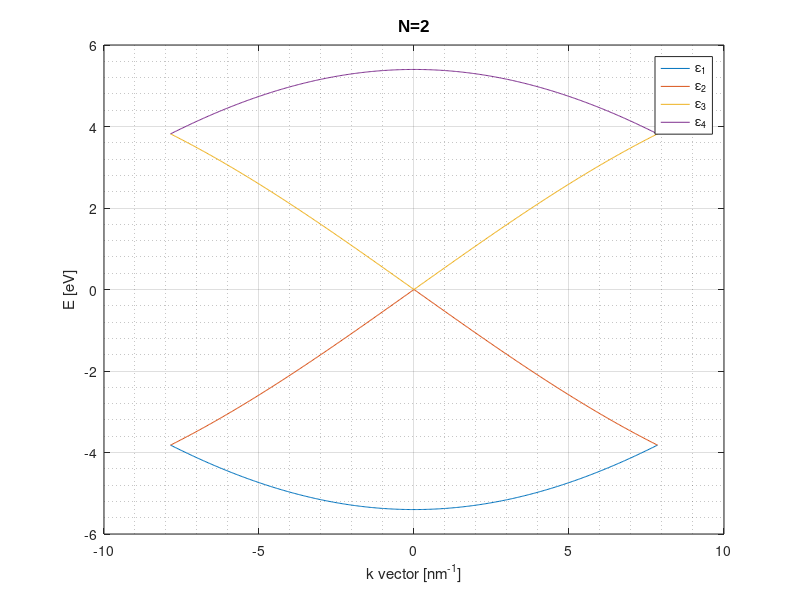
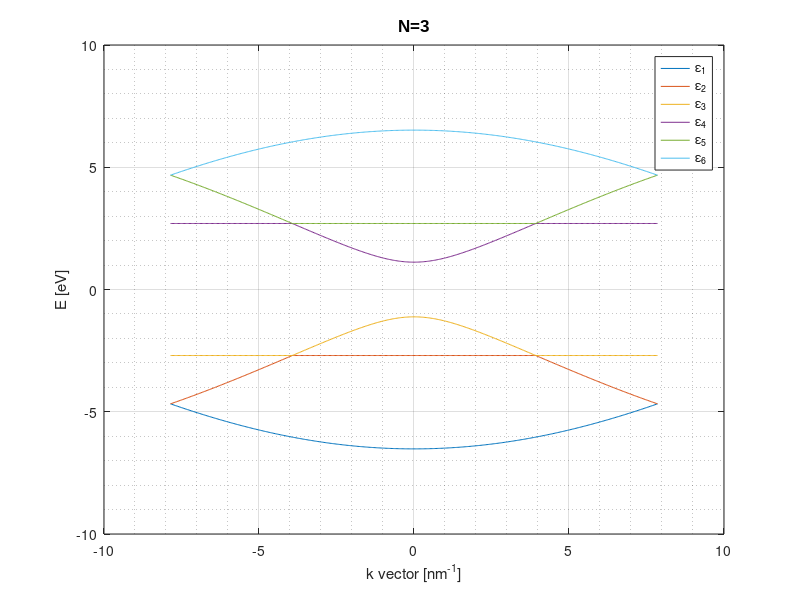
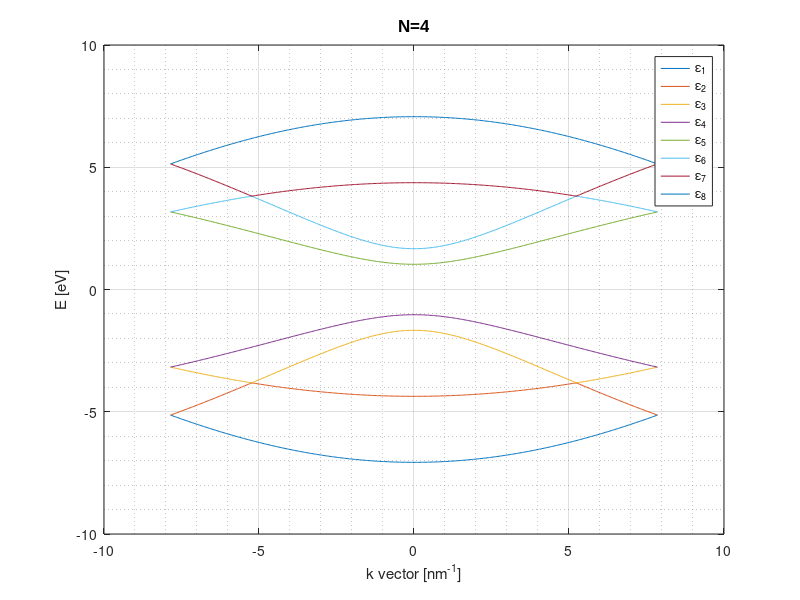
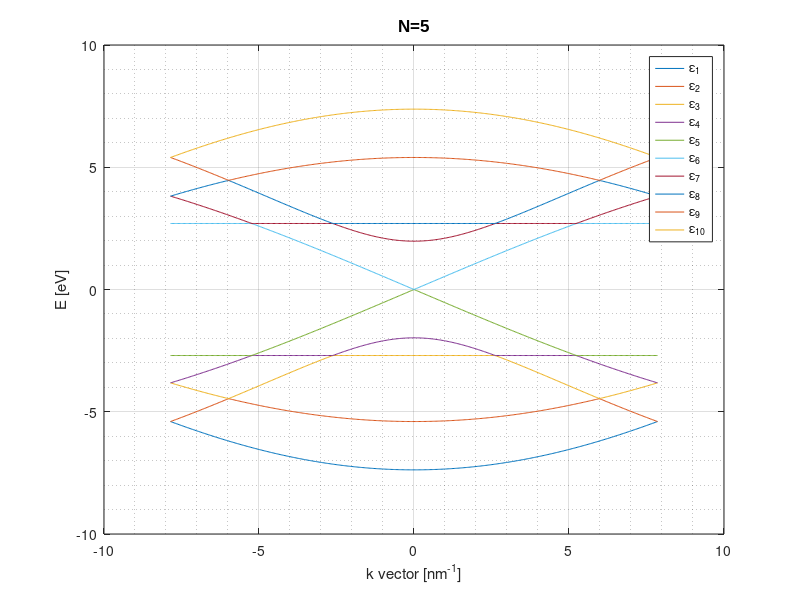

Source code (MATLAB) for these figures, in order: (Note: a time limit stopped this script after it produced the figures.)
clear all;
close all;
clc;

%%%%%%%% First question using N = 7 at maximum %%%%%%%%%

% Declaratio of the parameters of the simulation
gamma=-2.7; 
a=0.4;
nb=200;
N=7;

for N=2:N
    
    % Declaration of each Hamiltonian Matrix
    H=zeros(2*N,2*N);
    l=0;
    
    % Creation of the Hamiltonian Matrix called H
    for k=-pi/a:pi/a/nb:pi/a
        % We first initialized the matrix position corresponding to non
        % null value for the hamiltonian
        for i=1:4:2*N
            i1=i;
            H(i1,i1+1)=1;                % left bound
            H(i1,mod(i1-2-1,2*N)+1)=1;   % lower bound
            H(i1,mod(i1+2-1,2*N)+1)=1;   % upper bound
            i2=i+1;
            H(i2,i2-1)=1;                % right bound
            H(i2,mod(i2+2-1,2*N)+1)=1;   % upper bound
            H(i2,mod(i2-2-1,2*N)+1)=1;   % lower bound
            i3=i+2;
            H(i3,i3+1)=exp(-1i*k*a);     % left bound 
            H(i3,mod(i3+2-1,2*N)+1)=1;   % upper bound
            H(i3,mod(i3-2-1,2*N)+1)=1;   % lower bound
            i4=i+3;
            H(i4,i4-1)=exp(1i*k*a);     % right bound 
            H(i4,mod(i4+2-1,2*N)+1)=1;   % upper bound
            H(i4,mod(i4-2-1,2*N)+1)=1;   % lower bound
        end
        % Increment the counter
        l=l+1;
        % Put some specific values to 0 in the Hamiltonian
        if N~=2
            H(2*N-1,1)=0; 
            H(2*N,2)=0;  
            H(1,2*N-1)=0; 
            H(2,2*N)=0;  
        end
        % Multiply the values corresponding to the definition with gamma
        Hfin=gamma*H(1:2*N,1:2*N);
        % Find column vector E containing the eigenvalues of hamiltonian 
        % and we store it in the matrix E as a column.
        Etemp=eig(Hfin);
        for i=1:2*N
            E(i,l)=Etemp(i); 
        end
     end
    
     % Plot the band structures for each N
     k=-pi/a:pi/a/nb:pi/a;
     figure 
     hold on, grid minor, box on
     for j=1:2*N
         % Plot each columns separtly has each one correspond to another
         % band structure
         plot(k,E(j,1:l))
         cont{j}=['\epsilon_{' num2str(j) '}'];
     end
     title1 = title(['N=' num2str(N)]);
     set(title1,'FontName','Arial','FontSize',12)
     legend(cont)
     xlabel('k vector [nm^{-1}]')
     ylabel('E [eV]')
     grid on;
     filename=num2str(N);
     print(gcf,'-depsc',filename)
end

clear all;
clc;
%%%%%%%% First question using N = 200 at maximum %%%%%%%%%

% Declaratio of the parameters of the simulation
gamma=-2.7; 
a=0.4;
nb=200;
N=200;

for N=2:N
    
    % Declaration of each Hamiltonian Matrix
    H=zeros(2*N,2*N);
    l=0;
    
    % Creation of the Hamiltonian Matrix called H
    for k=-pi/a:pi/a/nb:pi/a 
        for i=1:4:2*N
            % We first initialized the matrix position corresponding to non
            % null value for the hamiltonian
            i1=i;
            H(i1,i1+1)=1;              
            H(i1,mod(i1-2-1,2*N)+1)=1;   
            H(i1,mod(i1+2-1,2*N)+1)=1;   
            i2=i+1;
            H(i2,i2-1)=1;             
            H(i2,mod(i2+2-1,2*N)+1)=1;   
            H(i2,mod(i2-2-1,2*N)+1)=1;   
            i3=i+2;
            H(i3,i3+1)=exp(-1i*k*a);    
            H(i3,mod(i3+2-1,2*N)+1)=1;  
            H(i3,mod(i3-2-1,2*N)+1)=1; 
            i4=i+3;
            H(i4,i4-1)=exp(1i*k*a);   
            H(i4,mod(i4+2-1,2*N)+1)=1;  
            H(i4,mod(i4-2-1,2*N)+1)=1; 
        end
        % Increment the counter
        l=l+1;
        % Put some specific values to 0 in the Hamiltonian
        if N~=2
            H(2*N-1,1)=0; 
            H(2*N,2)=0;  
            H(1,2*N-1)=0; 
            H(2,2*N)=0;  
        end
        % Multiply the values corresponding to the definition with gamma
        Hfin=gamma*H(1:2*N,1:2*N);
        % Find column vector E containing the eigenvalues of hamiltonian 
        % and we store it in the matrix E as a column.
        Etemp=eig(Hfin);
        for i=1:2*N
            E(i,l)=Etemp(i); 
        end
    end
    
    k=-pi/a:pi/a/nb:pi/a;
    % Band Gap assumes the eigenvalues are sorted in ascending order.
    E=sort(E,2);
    % Band gap calculation for each N
    Eg(N-1)=min(min(E(end/2+1:end,:)))-max(max(E(1:end/2,:)));
end

% Select specific values of the Band Gap
Egmax=Eg(Eg>0.01);
N=2:N;
Nmax=N(Eg>0.01);

% Plot the magnitude of the Band Gap
figure(7)
hold on, grid minor, box on
plot(N,Eg,'-..',Nmax,Egmax,'r+')
xlabel('Number of nanoribons N [-]')
ylabel('Energy gap E_g [eV]')
legend('E_g','E_{g\neq0}\equivE_{g,max}')
filename='.\plot\magnitude_band_gap';
print(gcf,'-depsc',filename)
